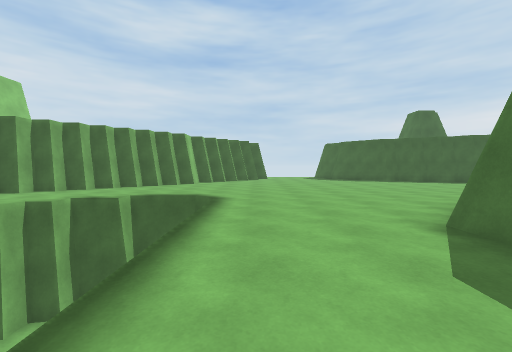
view 1 (above)

23 first-person views from a walk through a scene from a Unity 3-D project. The camera is 1.3 m above the floor, tilts 2° down and sees 90° across. The floor is counted in squares, 2 m on a side. Each view is taken from the middle of a square. On the plan, view 1 faces up. The plan holds only what a view shows up to about 9 squares ahead; the rest is blank. The place goes on beyond the plan.

view 2
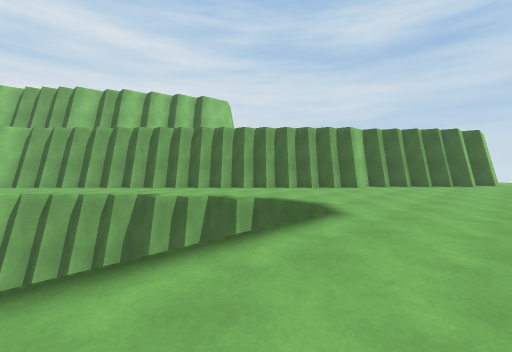

view 3
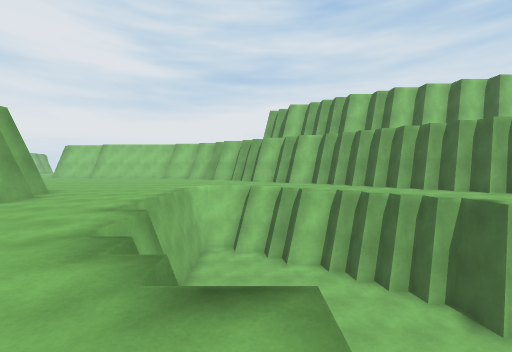

view 4
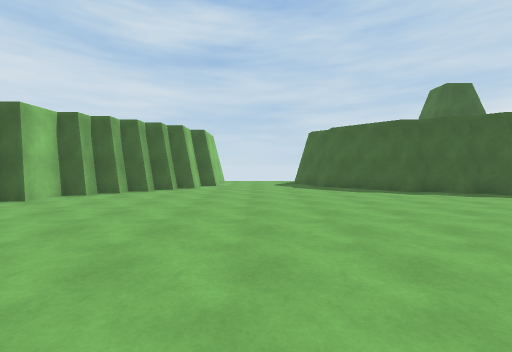

view 5
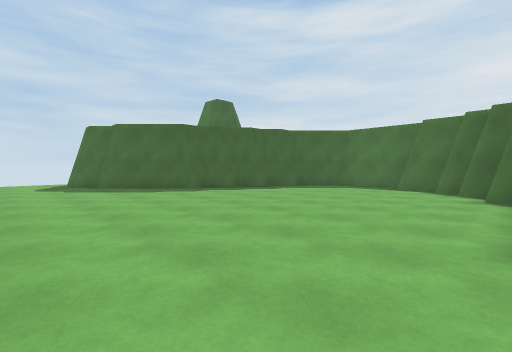

view 6
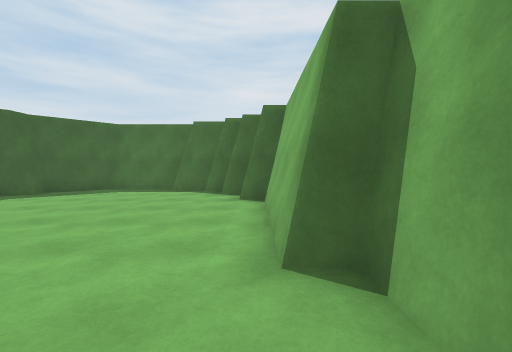

view 7
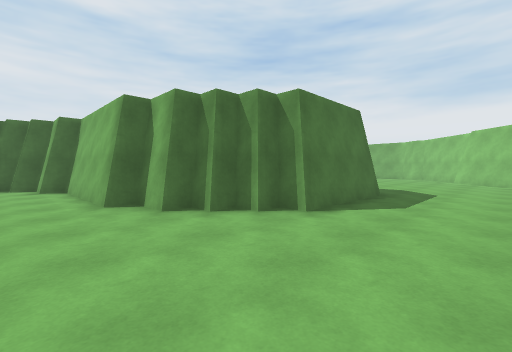

view 8
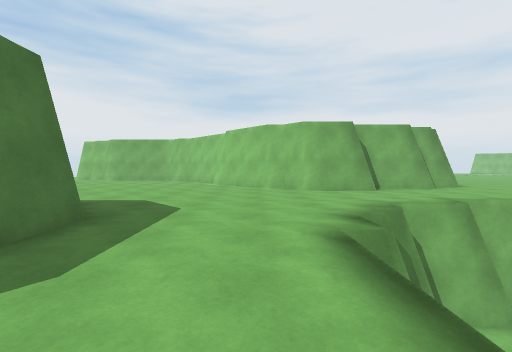

view 9
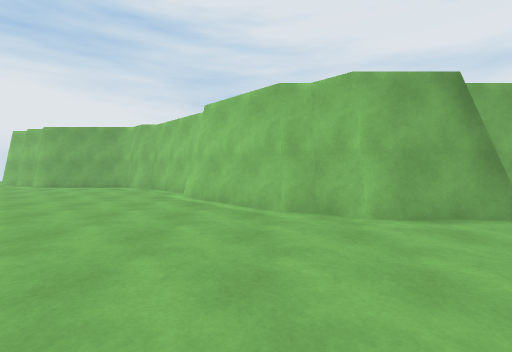

view 10
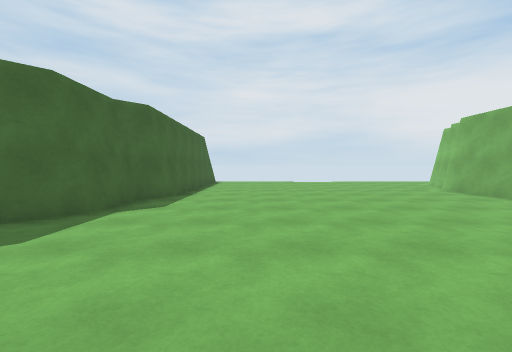

view 11
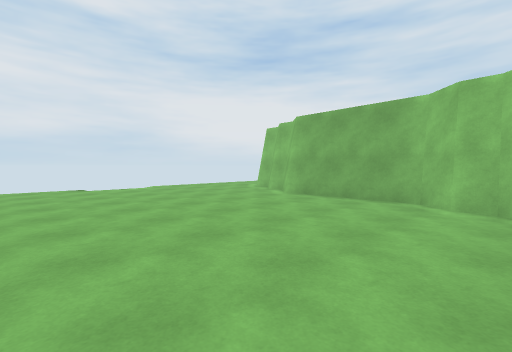

view 12
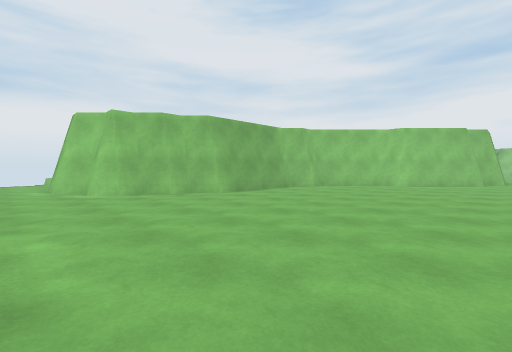

view 13
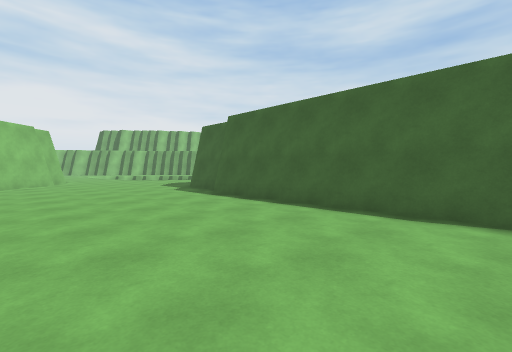

view 14
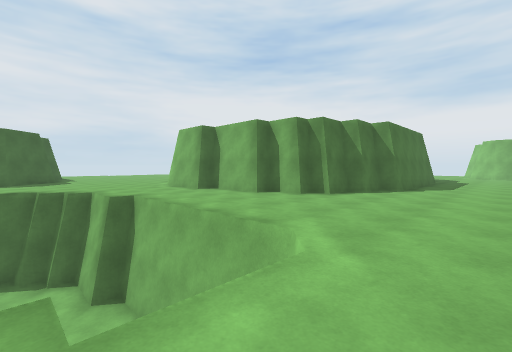

view 15
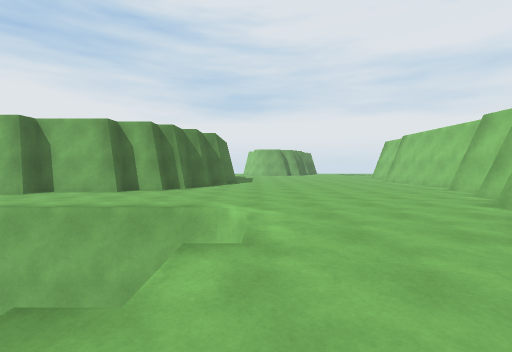

view 16
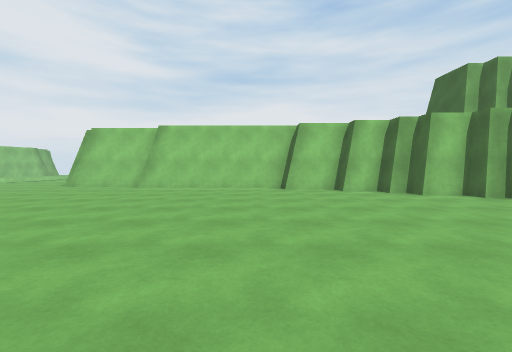

view 17
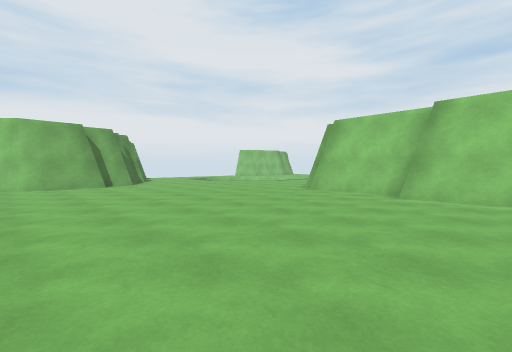

view 18
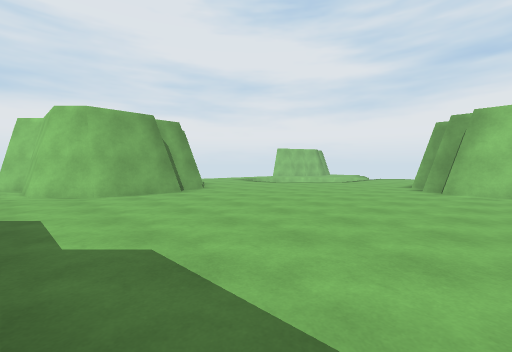

view 19
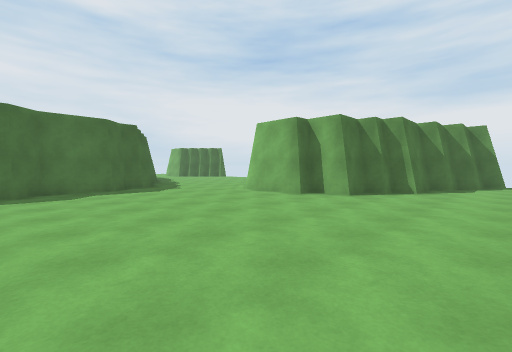

view 20
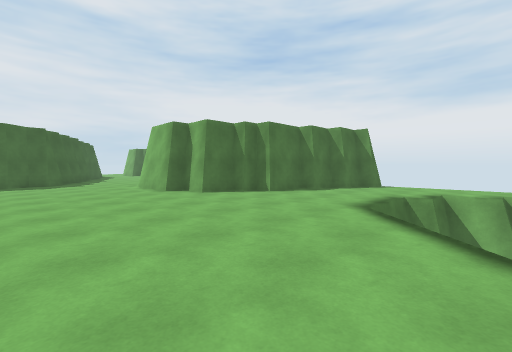

view 21
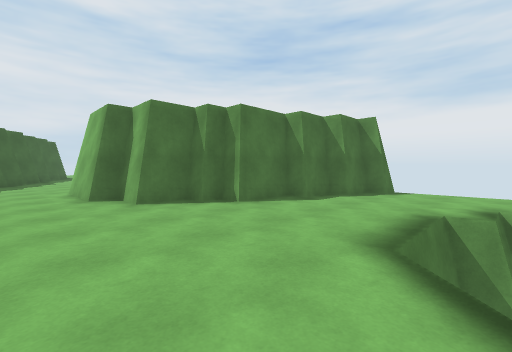

view 22
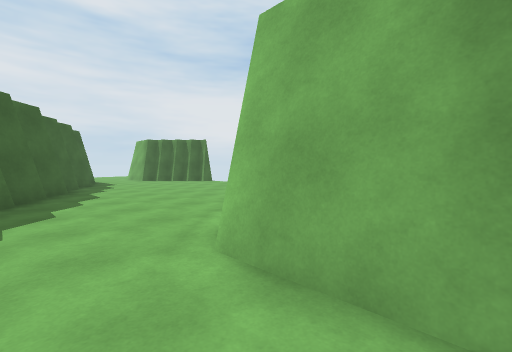

view 23
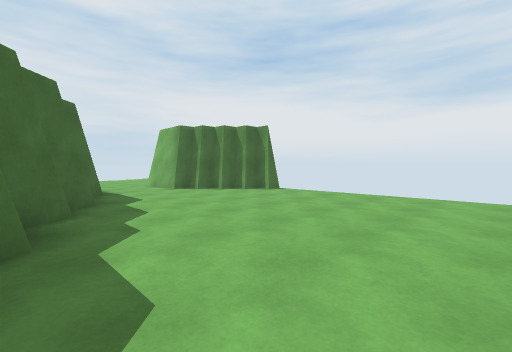

### Floor plan
Key: @ floor where view 1 was taken; # wall or solid block; . floor; v drop or lower ground.
Columns run from 18 left of view 1 to 11 right of it. Each row starts with its distance up from view 1.
 14                   #....#
 13                  ##....##
 12                 ##......###
 11                ##.........###
 10               ##............##
  9              ##..............#
  8             ##...............#
  7            ##................#
  6           ##................##
  5          ##....v v.........##
  4         ##...vvv v....######
  3        ##...vvv  v...##
  2        #...vvvv  v...#
  1         ...vvvv  v...#
  0      # ...vvv  vv.@..#
 -1      #....vvvvvvv....####
 -2     ##....vvvvv.........######
 -3    ##.........................
 -4    #..........................
 -5    #.........######...........
 -6    #........##    ##..........
 -7    #.......##      #..........
 -8    #.......#       ##.........
 -9   ##.......#        ###.......
-10   #........#          #####...
-11   #........#              ##..
-12  ##........#               ##.
-13  #.........#                ..
-14 ...........##               ..
-15 ............##              ..
-16 .............###
-17 v..............###
-18  v....####.......###
-19  v....#  #............
-20  v...##  #. ..........
-21 vv...#   ## ........##
-22 ....##      .......##
-23 ....#       ......##

Where each view was taken, in squares from view 1:
view 1: 0 up, 0 right, facing up
view 2: 2 up, 1 right, facing up-left
view 3: 0 up, 0 right, facing left
view 4: 5 up, 2 right, facing up
view 5: 5 up, 2 right, facing up-right
view 6: 5 up, 3 right, facing right
view 7: 6 up, 0 right, facing down-right
view 8: 3 up, 0 right, facing down
view 9: 1 down, 0 right, facing down
view 10: 4 down, 0 right, facing right
view 11: 4 down, 3 right, facing down-right
view 12: 4 down, 11 right, facing down-left
view 13: 6 down, 11 right, facing up-left
view 14: 0 up, 10 left, facing down-right
view 15: 2 up, 9 left, facing down
view 16: 6 down, 7 left, facing left
view 17: 8 down, 9 left, facing down-left
view 18: 11 down, 8 left, facing down-left
view 19: 12 down, 15 left, facing down-right
view 20: 14 down, 18 left, facing down-right
view 21: 16 down, 17 left, facing down-right
view 22: 16 down, 11 left, facing down-right
view 23: 17 down, 6 left, facing down-right
